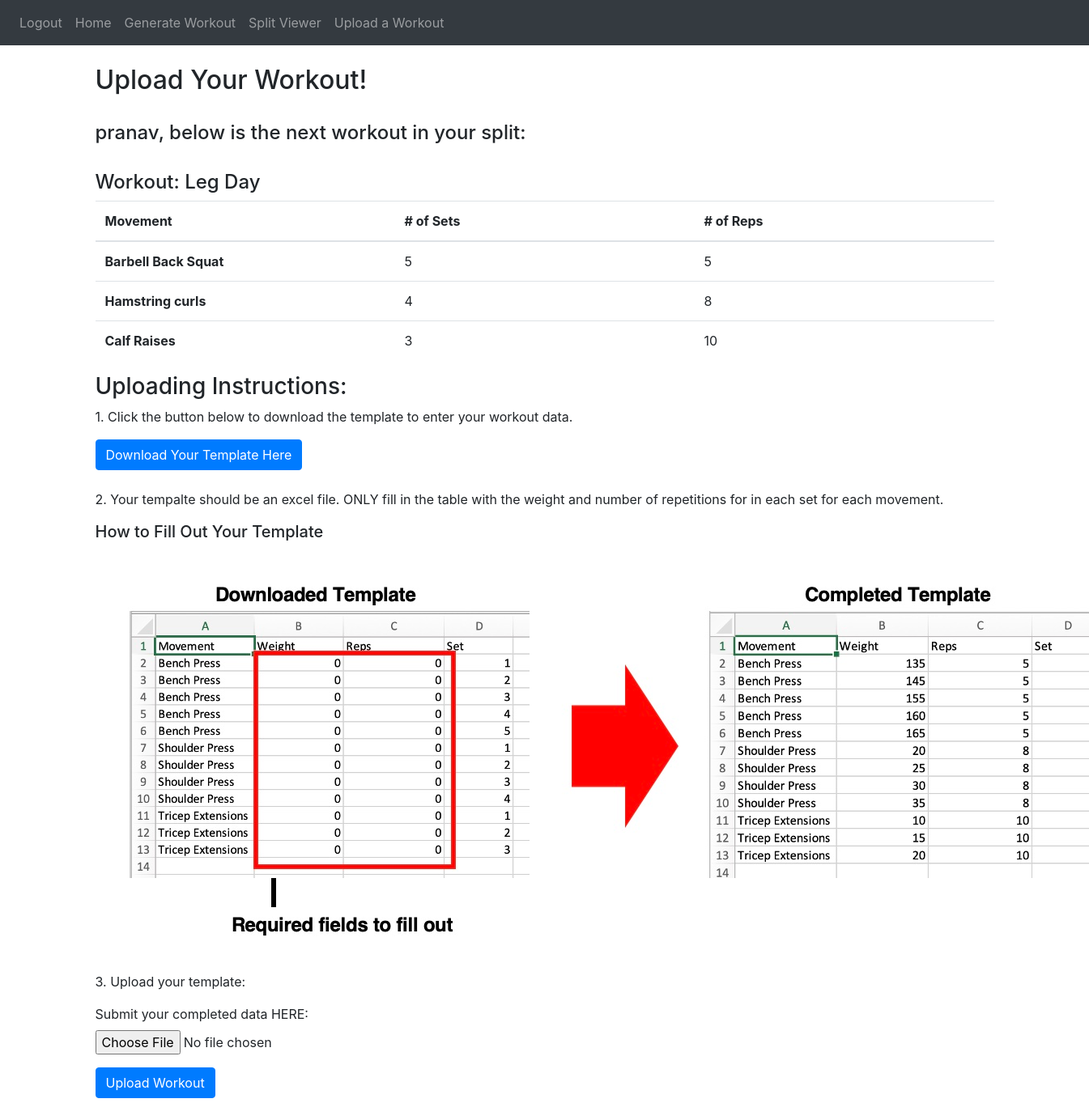
/upload-workout (signed in), run on the app's committed database.
### website/models.py (models this page shows, shortened)
class User(db.Model, UserMixin):
    id = db.Column(db.Integer, primary_key = True)
    email = db.Column(db.String(150), unique = True)
    password = db.Column(db.String(150))
    first_name = db.Column(db.String(150))
    notes = db.relationship('Note')
    workouts = db.relationship('Workout')
    splits = db.relationship('Split')
    def get_active_split(self):
        for split in self.splits:
            if split.is_active:
                return split
        return None

class Split(db.Model):
    id = db.Column(db.Integer, primary_key=True)
    split_name = db.Column(db.String(10000))
    is_active = db.Column(db.Boolean)
    user_id = db.Column(db.Integer, db.ForeignKey('user.id'))
    next_workout_ind = db.Column(db.Integer)
    order = db.Column(JSON)
    def get_curr_workout(self):
        return Workout.query.filter_by(id = self.order[0]).first()

class Workout(db.Model):
    id = db.Column(db.Integer, primary_key=True)
    workout_name = db.Column(db.String(10000))
    num_movements = db.Column(db.Integer)
    movements = db.relationship('Movement', backref='workout', lazy=True)
    splits = db.relationship('Split', secondary=split_workout, backref=db.backref('workouts', lazy='dynamic'))
    user_id = db.Column(db.Integer, db.ForeignKey('user.id'))

class Movement(db.Model):
    id = db.Column(db.Integer, primary_key=True)
    mov_name = db.Column(db.String(100))
    reps = db.Column(db.Integer)
    sets = db.Column(db.Integer)
    workout_id = db.Column(db.Integer, db.ForeignKey('workout.id'))

### website/upload_workout.py (the view, shortened to what this page needs)
@upload_workout.route('/upload-workout', methods=['GET', 'POST'])
@login_required
def upload():
    return render_template("upload_workout.html", user=current_user)

### website/templates/upload_workout.html (shortened to what this page needs)
{% extends "base.html" %} {% block title %} Split Viewer {% endblock %}
{%block content%}
    <br />
    <h2> Upload Your Workout! </h2>
    <br />
    <h4> {{user.first_name}}, below is the next workout in your split:</h4>
    <br />
    <h4> Workout: {{user.get_active_split().get_curr_workout().workout_name}}</h4>
    <table class="table">
        <thead>
            <tr>
                <th scope="col">Movement</th>
                <th scope="col"># of Sets</th>
                <th scope="col"># of Reps</th>
            </tr>
        </thead>
        <tbody>
            {% for mov in user.get_active_split().get_curr_workout().movements %}
                <tr>
                    <th scope="row">{{mov.mov_name}}</th>
                    <td>{{mov.sets}}</td>
                    <td>{{mov.reps}}</td>
                </tr>
            {% endfor %}
        </tbody>
    </table>
    <h3>Uploading Instructions:</h3>
    <p>1. Click the button below to download the template to enter your workout data.</p>
    <button class="btn btn-primary" id="downloadTemplate" onclick="location.href='{{ url_for('upload_workout.download_template') }}'"> Download Your Template Here</button>
    <br />
    <br />
    <p>2. Your tempalte should be an excel file. ONLY fill in the table with the weight and number of repetitions for in each set for each movement.</p>
    <h5>How to Fill Out Your Template</h5>
    <img src="{{ url_for('static', filename='images/template_instructions.jpg') }}" class="rounded float-left" alt="Template Instructions">
    <p>3. Upload your template:</p>
    <form method="POST" enctype="multipart/form-data">
        <div class="form-group">
          <label for="submitWorkoutData">Submit your completed data HERE:</label>
          <input type="file" class="form-control-file" id="userUploadedWorkoutData" name="userUploadedWorkoutData" required>
        </div>
        <button class = "btn btn-primary" id="submitWorkoutData" type="submit">Upload Workout</button>
    </form>
    <br />
    <br />
{% endblock %}

### website/templates/base.html (shortened to what this page needs)
<!DOCTYPE html>
<html>
    <head>
        <link
            rel="stylesheet"
            href="https://stackpath.bootstrapcdn.com/bootstrap/4.4.1/css/bootstrap.min.css"
        />
        <link
            rel="stylesheet"
            href="https://stackpath.bootstrapcdn.com/font-awesome/4.7.0/css/font-awesome.min.css"
        />
    </head>
    <body>
        <nav class = "navbar navbar-expand-lg navbar-dark bg-dark">
            <div class = "collapse navbar-collapse" id = "navbar">
                <div class = "navbar-nav">
                    {% if user.is_authenticated %}
                        <a class = "nav-item nav-link" id = "logout" href = "/logout">Logout</a>
                        <a class = "nav-item nav-link" id = "home" href = "/">Home</a>
                        <a class = "nav-item nav-link" id = "splits" href = "/splits">Generate Workout</a>
                        <a class = "nav-item nav-link" id = "splitViewer" href = "/split-viewer">Split Viewer</a>
                        <a class = "nav-item nav-link" id = "uploadWorkout" href = "/upload-workout">Upload a Workout</a>
                    {% else %}
                        <a class = "nav-item nav-link" id = "login" href = "/login">Login</a>
                        <a class = "nav-item nav-link" id = "signUp" href = "/sign-up">Sign Up</a>
                    {% endif %}
                </div>
            </div>
        </nav>
        <div class = "container">
            {%block content%}
            {% endblock %}
        </div>
    </body>
</html>

### website/templates/upload_workout.html (style rules this page uses)
.table th, .table td { width: 33.33%; }

### data on the page
User: first_name "pranav"
Split: get_active_split "Leg Day"
Movement: mov_name "Barbell Back Squat", sets "5", reps "5"
Movement: mov_name "Hamstring curls", sets "4", reps "8"
Movement: mov_name "Calf Raises", sets "3", reps "10"
